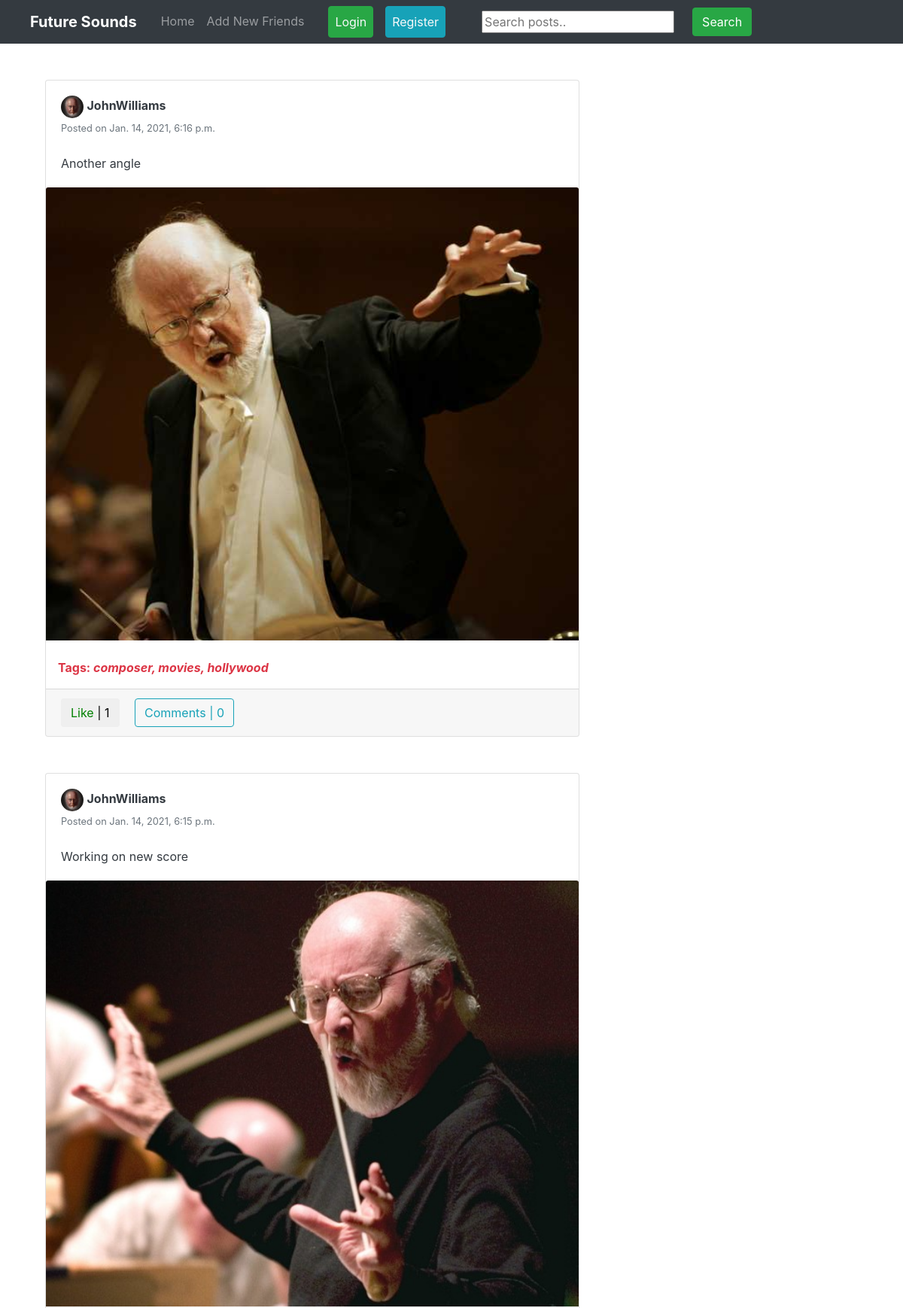
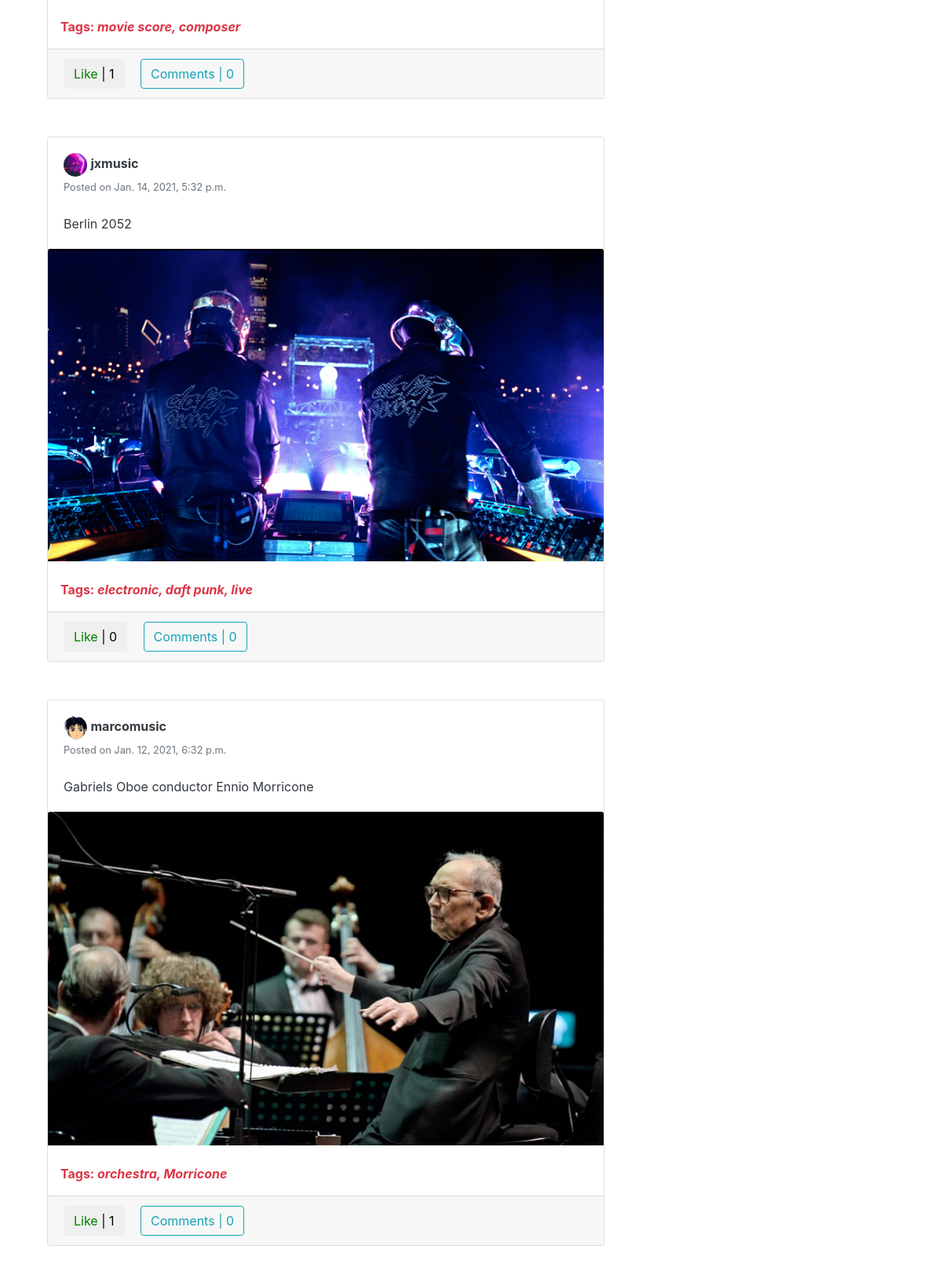
The page / (upper part) on the database its author committed (2 pictures, top to bottom).
### feed/models.py (models this page shows, shortened)
class Post(models.Model):
	description = models.CharField(max_length=255, blank=True)
	pic = models.ImageField(upload_to='path/to/img')
	date_posted = models.DateTimeField(default=timezone.now)
	user_name = models.ForeignKey(User, on_delete=models.CASCADE)
	tags = models.CharField(max_length=100, blank=True)

### users/models.py (models this page shows, shortened)
class Profile(models.Model):
    user = models.OneToOneField(User, on_delete=models.CASCADE)
    image = models.ImageField(default='default.png', upload_to='profile_pics')
    slug = AutoSlugField(populate_from='user')
    bio = models.CharField(max_length=255, blank=True)
    friends = models.ManyToManyField('Profile', blank=True)
    def get_absolute_url(self):
        return "/users/{}".format(self.slug)

### feed/views.py (the view)
# urls.py: path('', PostListView.as_view(), name='home'),
class PostListView(ListView):
	model = Post
	template_name = 'feed/home.html'
	context_object_name = 'posts'
	ordering = ['-date_posted']
	paginate_by = 10
	def get_context_data(self, **kwargs):
		context = super(PostListView, self).get_context_data(**kwargs)
		if self.request.user.is_authenticated:
			liked = [i for i in Post.objects.all() if Like.objects.filter(user = self.request.user, post=i)]
			context['liked_post'] = liked
		return context

### feed/templates/feed/home.html (shortened to what this page needs)
{% extends "feed/layout.html" %}
{% load static %}
{% block searchform %}
<form class="form-inline my-2 my-lg-0 ml-5" action="{% url 'search_posts' %}" method="get">
  <input name="p" type="text" placeholder="Search posts..">
  <button class="btn btn-success my-2 my-sm-0 ml-4" type="submit">Search</button>
</form>
{% endblock searchform %}
{% block content %}
 	<div class="container">
	    <div class="row">
	      <div class="col-md-8">
	        {% for post in posts %}
	        <div class="card card-signin my-5">
	          <div class="card-body">
	          	<a href="{{ post.user_name.profile.get_absolute_url }}"><img src="{{ post.user_name.profile.image.url }}" class="rounded-circle" width="30" height="30" alt=""></a>
	          	<a class="text-dark" href="{{ post.user_name.profile.get_absolute_url }}"><b>{{ post.user_name }}</b></a>
	          	<br><small class="text-muted">Posted on {{ post.date_posted }}</small>
	          	<br><br>
	            <p class="card-text text-dark">{{ post.description }}</p>
	          </div>
	          <a href="{% url 'post-detail' post.id %}"><img class="card-img-top" src="{{ post.pic.url }}" alt=""></a>
	          {% if post.tags %}
	          <br>
	          <p class="text-danger ml-3"><b>Tags: <i>{{ post.tags }}</i></b></p>
	          {% endif %}
	          <div class="card-footer">
	          	<button class="btn btn-white mr-3 like" id="{{ post.id }}">
			        {% if post in liked_post %}
			            <a href="{% url 'post-like' %}" style="color:red;" id="likebtn{{ post.id }}"> Unlike</a> | {{post.likes.count}}
			        {% else %}
			            <a href="{% url 'post-like' %}" style="color:green;" id="likebtn{{ post.id }}"> Like</a> | {{post.likes.count}}
			        {% endif %}
			    </button>
	          	<a class="btn btn-outline-info" href="{% url 'post-detail' post.id %}">Comments | {{ post.details.count }}</a>
	          </div>
	        </div>
	        {% endfor %}
	  	   </div>
	    </div>
	</div>
{% endblock content %}

### rows shown on the page
Post: user_name.profile.image (picture), user_name "JohnWilliams", date_posted "Jan. 14, 2021, 6:16 p.m.", description "Another angle", pic (picture), tags "composer, movies, hollywood", likes.count "1", details.count "0"
Post: user_name.profile.image (picture), user_name "JohnWilliams", date_posted "Jan. 14, 2021, 6:15 p.m.", description "Working on new score", pic (picture), tags "movie score, composer", likes.count "1", details.count "0"
Post: user_name.profile.image (picture), user_name "jxmusic", date_posted "Jan. 14, 2021, 5:32 p.m.", description "Berlin 2052", pic (picture), tags "electronic, daft punk, live", likes.count "0", details.count "0"
Post: user_name.profile.image (picture), user_name "marcomusic", date_posted "Jan. 12, 2021, 6:32 p.m.", description "Gabriels Oboe conductor Ennio Morricone", pic (picture), tags "orchestra, Morricone", likes.count "1", details.count "0"
